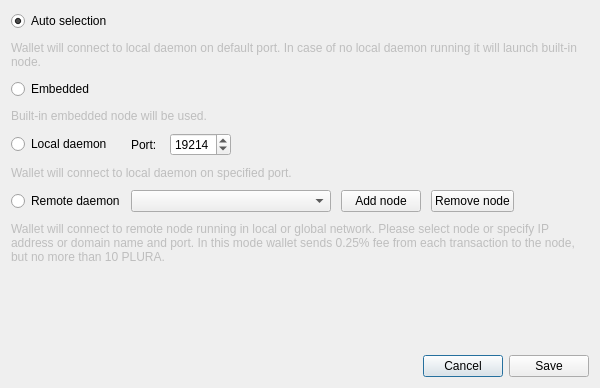
<?xml version="1.0" encoding="UTF-8"?>
<ui version="4.0">
 <class>ConnectionSettingsDialog</class>
 <widget class="QDialog" name="ConnectionSettingsDialog">
  <property name="windowModality">
   <enum>Qt::ApplicationModal</enum>
  </property>
  <property name="geometry">
   <rect>
    <x>0</x>
    <y>0</y>
    <width>600</width>
    <height>388</height>
   </rect>
  </property>
  <property name="windowTitle">
   <string>Connection settings</string>
  </property>
  <layout class="QGridLayout" name="gridLayout_2">
   <item row="2" column="0">
    <layout class="QHBoxLayout" name="horizontalLayout">
     <item>
      <spacer name="horizontalSpacer">
       <property name="orientation">
        <enum>Qt::Horizontal</enum>
       </property>
       <property name="sizeHint" stdset="0">
        <size>
         <width>40</width>
         <height>20</height>
        </size>
       </property>
      </spacer>
     </item>
     <item>
      <widget class="QPushButton" name="connectionCancelButton">
       <property name="text">
        <string>Cancel</string>
       </property>
      </widget>
     </item>
     <item>
      <widget class="QPushButton" name="connectionSaveButton">
       <property name="text">
        <string>Save</string>
       </property>
      </widget>
     </item>
    </layout>
   </item>
   <item row="0" column="0">
    <layout class="QGridLayout" name="gridLayout">
     <property name="sizeConstraint">
      <enum>QLayout::SetMaximumSize</enum>
     </property>
     <property name="verticalSpacing">
      <number>10</number>
     </property>
     <item row="0" column="0">
      <widget class="QRadioButton" name="radioButton_1">
       <property name="enabled">
        <bool>true</bool>
       </property>
       <property name="text">
        <string>Auto selection</string>
       </property>
       <property name="checked">
        <bool>true</bool>
       </property>
      </widget>
     </item>
     <item row="1" column="0" colspan="2">
      <widget class="QLabel" name="label">
       <property name="enabled">
        <bool>false</bool>
       </property>
       <property name="text">
        <string>Wallet will connect to local daemon on default port. In case of no local daemon running it will launch built-in node.</string>
       </property>
       <property name="wordWrap">
        <bool>true</bool>
       </property>
      </widget>
     </item>
     <item row="2" column="0">
      <widget class="QRadioButton" name="radioButton_2">
       <property name="text">
        <string>Embedded</string>
       </property>
      </widget>
     </item>
     <item row="3" column="0" colspan="2">
      <widget class="QLabel" name="label_2">
       <property name="enabled">
        <bool>false</bool>
       </property>
       <property name="text">
        <string>Built-in embedded node will be used.</string>
       </property>
       <property name="wordWrap">
        <bool>true</bool>
       </property>
      </widget>
     </item>
     <item row="4" column="0">
      <widget class="QRadioButton" name="radioButton_3">
       <property name="text">
        <string>Local daemon</string>
       </property>
      </widget>
     </item>
     <item row="4" column="1">
      <layout class="QHBoxLayout" name="horizontalLayout_2">
       <property name="spacing">
        <number>10</number>
       </property>
       <item>
        <widget class="QLabel" name="label_3">
         <property name="text">
          <string>Port: </string>
         </property>
        </widget>
       </item>
       <item>
        <widget class="QSpinBox" name="m_localDaemonPort">
         <property name="minimum">
          <number>0</number>
         </property>
         <property name="maximum">
          <number>65535</number>
         </property>
         <property name="value">
          <number>19214</number>
         </property>
         <property name="displayIntegerBase">
          <number>10</number>
         </property>
        </widget>
       </item>
       <item>
        <spacer name="horizontalSpacer_2">
         <property name="orientation">
          <enum>Qt::Horizontal</enum>
         </property>
         <property name="sizeHint" stdset="0">
          <size>
           <width>40</width>
           <height>20</height>
          </size>
         </property>
        </spacer>
       </item>
      </layout>
     </item>
     <item row="5" column="0" colspan="2">
      <widget class="QLabel" name="label_4">
       <property name="enabled">
        <bool>false</bool>
       </property>
       <property name="text">
        <string>Wallet will connect to local daemon on specified port.</string>
       </property>
       <property name="wordWrap">
        <bool>true</bool>
       </property>
      </widget>
     </item>
     <item row="6" column="0">
      <widget class="QRadioButton" name="radioButton_4">
       <property name="text">
        <string>Remote daemon</string>
       </property>
      </widget>
     </item>
     <item row="6" column="1">
      <layout class="QHBoxLayout" name="horizontalLayout_3">
       <property name="spacing">
        <number>10</number>
       </property>
       <item>
        <widget class="QComboBox" name="remoteNodesComboBox">
         <property name="minimumSize">
          <size>
           <width>200</width>
           <height>0</height>
          </size>
         </property>
         <property name="editable">
          <bool>false</bool>
         </property>
         <property name="insertPolicy">
          <enum>QComboBox::InsertAtTop</enum>
         </property>
        </widget>
       </item>
       <item>
        <widget class="QPushButton" name="addNodeButton">
         <property name="text">
          <string>Add node</string>
         </property>
         <property name="icon">
          <iconset resource="../../resources.qrc">
           <normaloff>:/icons/add</normaloff>:/icons/add</iconset>
         </property>
        </widget>
       </item>
       <item>
        <widget class="QPushButton" name="removeNodeButton">
         <property name="text">
          <string>Remove node</string>
         </property>
         <property name="icon">
          <iconset resource="../../resources.qrc">
           <normaloff>:/icons/remove</normaloff>:/icons/remove</iconset>
         </property>
        </widget>
       </item>
       <item>
        <spacer name="horizontalSpacer_3">
         <property name="orientation">
          <enum>Qt::Horizontal</enum>
         </property>
         <property name="sizeHint" stdset="0">
          <size>
           <width>40</width>
           <height>20</height>
          </size>
         </property>
        </spacer>
       </item>
      </layout>
     </item>
     <item row="7" column="0" colspan="2">
      <widget class="QLabel" name="label_5">
       <property name="enabled">
        <bool>false</bool>
       </property>
       <property name="sizePolicy">
        <sizepolicy hsizetype="Preferred" vsizetype="MinimumExpanding">
         <horstretch>0</horstretch>
         <verstretch>0</verstretch>
        </sizepolicy>
       </property>
       <property name="minimumSize">
        <size>
         <width>0</width>
         <height>40</height>
        </size>
       </property>
       <property name="text">
        <string>Wallet will connect to remote node running in local or global network. Please select node or specify IP address or domain name and port. In this mode wallet sends 0.25% fee from each transaction to the node, but no more than 10 PLURA.</string>
       </property>
       <property name="wordWrap">
        <bool>true</bool>
       </property>
      </widget>
     </item>
    </layout>
   </item>
   <item row="1" column="0">
    <spacer name="verticalSpacer">
     <property name="orientation">
      <enum>Qt::Vertical</enum>
     </property>
     <property name="sizeHint" stdset="0">
      <size>
       <width>20</width>
       <height>40</height>
      </size>
     </property>
    </spacer>
   </item>
  </layout>
 </widget>
 <resources>
  <include location="../../resources.qrc"/>
 </resources>
 <connections>
  <connection>
   <sender>connectionCancelButton</sender>
   <signal>clicked()</signal>
   <receiver>ConnectionSettingsDialog</receiver>
   <slot>reject()</slot>
   <hints>
    <hint type="sourcelabel">
     <x>549</x>
     <y>259</y>
    </hint>
    <hint type="destinationlabel">
     <x>338</x>
     <y>140</y>
    </hint>
   </hints>
  </connection>
  <connection>
   <sender>connectionSaveButton</sender>
   <signal>clicked()</signal>
   <receiver>ConnectionSettingsDialog</receiver>
   <slot>accept()</slot>
   <hints>
    <hint type="sourcelabel">
     <x>630</x>
     <y>259</y>
    </hint>
    <hint type="destinationlabel">
     <x>338</x>
     <y>140</y>
    </hint>
   </hints>
  </connection>
  <connection>
   <sender>addNodeButton</sender>
   <signal>clicked()</signal>
   <receiver>ConnectionSettingsDialog</receiver>
   <slot>addNodeClicked()</slot>
   <hints>
    <hint type="sourcelabel">
     <x>361</x>
     <y>153</y>
    </hint>
    <hint type="destinationlabel">
     <x>290</x>
     <y>135</y>
    </hint>
   </hints>
  </connection>
  <connection>
   <sender>removeNodeButton</sender>
   <signal>clicked()</signal>
   <receiver>ConnectionSettingsDialog</receiver>
   <slot>removeNodeClicked()</slot>
   <hints>
    <hint type="sourcelabel">
     <x>459</x>
     <y>177</y>
    </hint>
    <hint type="destinationlabel">
     <x>299</x>
     <y>193</y>
    </hint>
   </hints>
  </connection>
 </connections>
</ui>
